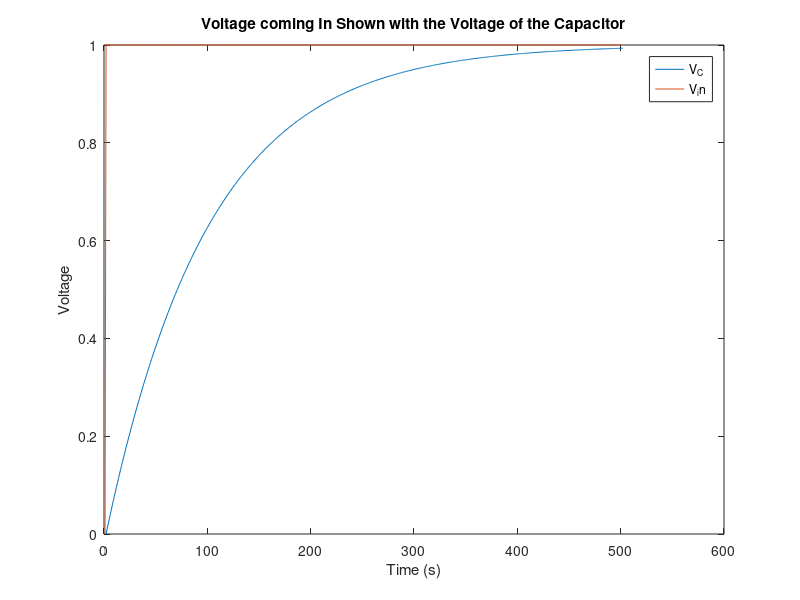
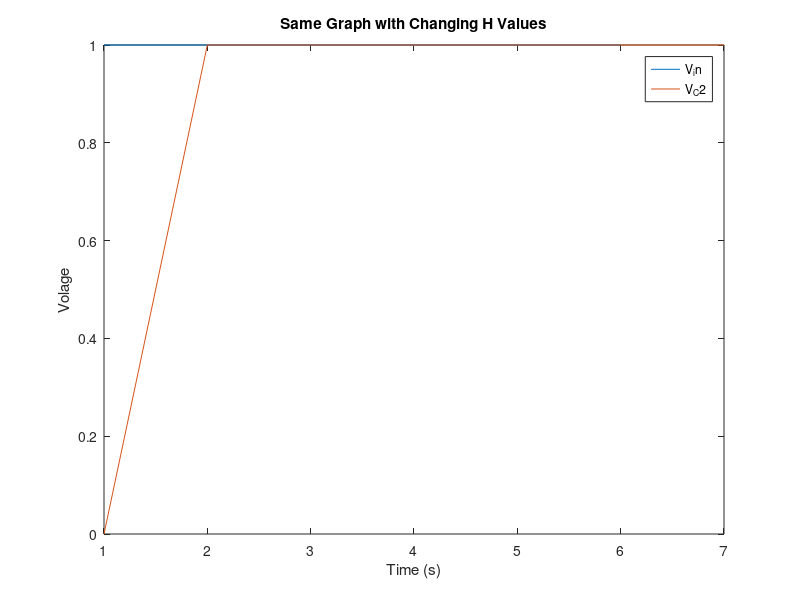
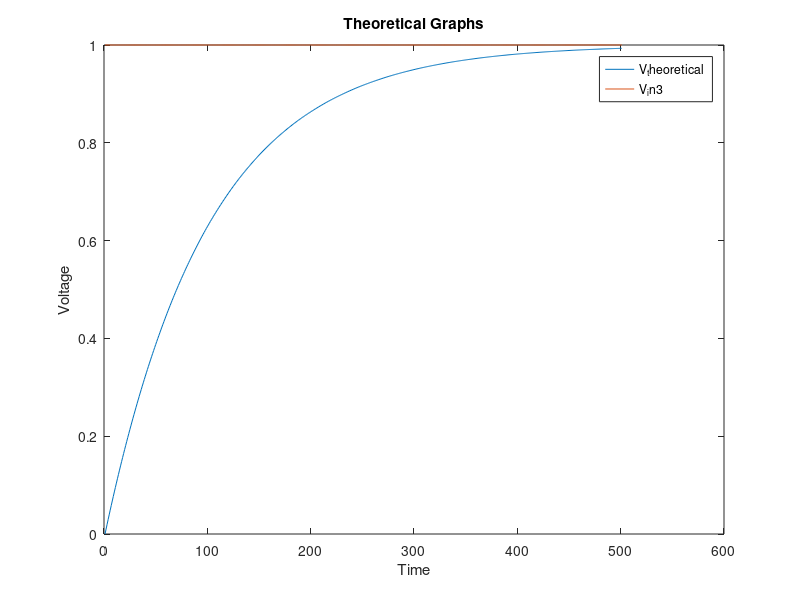
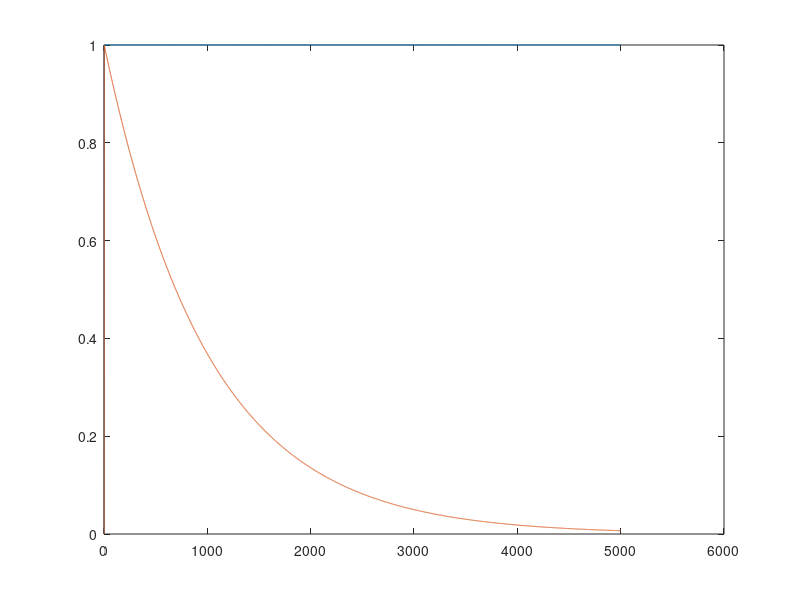

Write the MATLAB code that produced these figures, in order. (Note: this script raises an error after producing the figures.)
%% Case Study 2, RC Circut Code and RL Circut Code
% *Name:
%% Instructions
%|publish('Lab_CS2.m','pdf')| in the _Command Window_
clear;
close all;  % uncomment this line if you do not want all figure windows to close when running this code
%% Part 1 - RC Equations
%%%
% Implement Equations (8) and (10) in MATLAB to simulate circuit A (Figure
% 1) with R = 1 kΩ and C = 1 µF. Simulate charging the capacitor using a
% step input: set V_C = 0 V at t = 0 and V_in = 1 V for t > 0. Choose a
% suitable h to model the charging process accurately. Plot V_in and V_C
% vs. time to show the charging of the capacitor. You should observe a
% charging curve similar to the Figure 2 in CS2.
%%%
% Set up simulation parameters:
% TODO: *************************************************************
%Setting up R and C
R = 1e3;
C = 1e-6;
%Choosing an intial value for h, I used that as a step value for 0.005
%seconds
h = 0.00001;
t = 0:h:0.005;
V_in = ones(size(t));
V_in(1) = 0;
V_C = zeros(size(t));
% *******************************************************************
% (please finish the function 'simRCvoltages' in the end and use it here.)
% TODO: *************************************************************
for i = 1:length(V_C);
   V_C(i+1) = (1 - (h/(R*C)))*(V_C(i)) + (h/(R*C))*V_in(i);
end
% *******************************************************************
%%%
% Plot the figure:
% TODO: *************************************************************
plot(V_C);
hold on;
plot(V_in);
ylabel("Voltage");
xlabel("Time (s)");
legend('V_C','V_in');
title("Voltage coming In Shown with the Voltage of the Capacitor");
% *******************************************************************
%% Part 2: Comparison between sampling intervals
% Now, run several versions of your simulation for various temporal sampling intervals h. As h gets
% larger or smaller, how does your simulation's prediction change? Why is this happening? Does
% the charging behavior of a "real" capacitor change as a function of your choice of h?
% Plot the predicted V_out using
% 1) an "accurate" choice of h and
% 2) an "inaccurate" choice of h and
% 3) the theoretical charging curve
% V_C(t) = 1 − exp(−t/RC) [Volts].
% Discuss what happens for the "inaccurate" choice of h.
% Note: Be careful to compare the three curves using correct time axes.
%%%
% Simulate with large h:
% TODO: *************************************************************
%h = 0.1;
h = 0.001;
%h = 0.0001;
%h = 0.00001;
t = 0:h:0.005;
V_C2 = zeros(size(t));
V_in2 = ones(size(t));
for i = 1:length(V_C2);
   V_C2(i+1) = (1 - (h/(R*C)))*(V_C2(i)) + (h/(R*C))*V_in2(i);
end
figure;
plot(V_in2);
hold on;
plot(V_C2);
%plot(V_C);
title("Same Graph with Changing H Values");
legend("V_in","V_C2");
xlabel("Time (s)");
ylabel("Volage");
h = 0.00001;
t = 0:h:0.005;
V_in3 = ones(size(t));
V_theoretical = zeros(size(t));
time = zeros(size(t));
for i = 1:(length(time) - 1);
   t(i+1) = t(i) + h;
end
for i = 1:length(V_theoretical);
       V_theoretical(i) = 1 - exp(-t(i)/(R*C));
end;
figure;
plot(V_theoretical);
hold on;
plot(V_in3);
title("Theoretical Graphs");
ylabel("Voltage");
xlabel("Time");
legend ("V_theoretical", "V_in3");
% *******************************************************************
%% Helper functions "simRCvoltages": [V_C, V_R] = simRCvoltages(V_in,V_C0,R,C,h)
% TODO: *************************************************************
% (Replace this comment with code)
% (Add response here)
%function [V_C, V_R] = simRCvoltages(V_in,V_C0,R,C,h)
%end
%function [V_C, V_R] = simRCvoltages(V_in,V_C,R,C,h)
%    V_C(i+1) = (1-(h/R*C))*(V_C(i)) + (h/(R*C))*V_in(i);
%end
% *******************************************************************
%% *******************************************************************
%Setting Up the RL Circuit
R = 100;
L = 100e-3;
h = 0.000001;
k = 0:h:0.005;
%Setting up V_in, V_C, and ik
V_in = ones(size(k));
V_in(1) = 0;
i = zeros(size(k));
for j = 1:length(i)
   i(j+1) = ((1 - (h*R)/L) * i(j)) + ((h/L) * (V_in(j)));
end;
V_L = zeros(size(k));
for j = 1:length(V_L)
   V_L(j) = V_in(j) - R*(i(j));
end
%% **********************************************************************
%Establishing X
figure;
plot(V_in);
hold on;
plot(V_L);
hold off;


%% ***********************************************************************
%% ***********************************************************************
%% ***********************************************************************
%Running the Function first testing for different R Values
%R = 100;
R_values = [300, 100, -15];
%L = 100e-3;
L_values = [100e-3, 1000e-3, 100e-3];
%C = 1e-6;
C_values = [1e-7, 1e-7, 1e-6];
for n = 1:3
   R = R_values(n);
   L = L_values(n);
   C = C_values(n);
   [k, V_R, V_L, V_C, i] = simulateRLC(R, L, C);
   eval(sprintf('V_R%d = V_R;', n));
end
figure;
plot(k, V_in,'DisplayName', 'V_{in}');
hold on;
for n = 1:3
   eval(sprintf('plot(k, V_R%d, ''DisplayName'', ''V_R%d'');', n, n));
end
xlabel('Time (s)');
ylabel('Voltage (V)');
legend show;
%% ***********************************************************************
soundsc(V_R1,fs);
pause(2);
soundsc(V_R2, fs);
pause(2);
soundsc(V_R3, fs);
%% ***********************************************************************
%Defining a function, because I realized I didn't want to rerun the code
%for each minor change (when experimenting)
function [k, V_R, V_L, V_C, i] = simulateRLC(R, L, C)
%Setting up the Constants
fs = 192e3;
h = 1/fs;
k = 0:h:0.015;
V_in = ones(size(k));
V_in(1) = 0;
A = [[1, h/C]; [-h/L, (1 - (h*R)/L)]];
B = [0, h/L]';
x = zeros(2, length(k));
V_C = zeros(size(k));
i = zeros(size(k));
V_L = zeros(size(k));
for n = 2:length(x)
   x(:, n) = A * x(:, n-1) + B * V_in(n);
   V_C(n) = x(1, n);
   i(n) = x(2, n);
   V_L(n) = L * (i(n) - i(n-1))/h;
end
%Establishing R (Which will be graphed)
V_R = zeros(size(k));
%V_R1 = zeros(size(k));
for m = 2:length(V_R)
   V_R(m) = R * i(m);
   %V_R1(m) = V_in(m) - V_L(m) - V_C(m);
end
end


